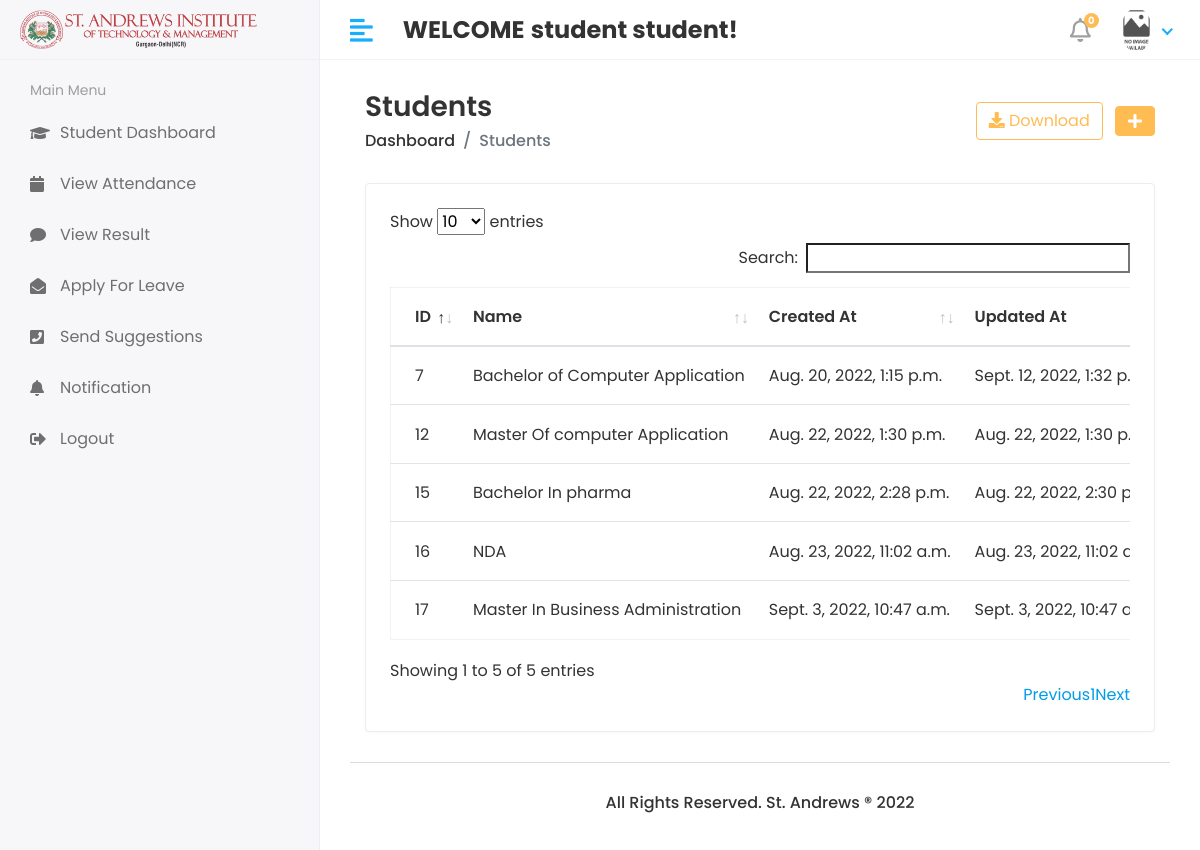
/hod/course/View (signed in), run on the app's committed database.
### work/models.py (models this page shows, shortened)
class CustomUser(AbstractUser):
    USER = (
        (1, 'HOD'),
        (2, 'STAFF'),
        (3, 'STUDENT'),
    )
    user_type = models.CharField(choices=USER, max_length=50, default=1)
    profile_pic = models.ImageField(upload_to='media/profile_pic')

class Course(models.Model):
    name = models.CharField(max_length=100)
    created_at = models.DateTimeField(auto_now_add=True)
    updated_at = models.DateTimeField(auto_now=True)

### student_management_system/hod_views.py (the view)
# urls.py: path('hod/course/View',hod_views.VIEW_COURSE,name='view course'),
@login_required(login_url='/')
def VIEW_COURSE(request):
    course = Course.objects.all()
    context = {
        'course': course
    }
    return render(request, 'hod/view course.html', context)

### template/hod/view course.html (shortened to what this page needs)
{% extends 'base.html' %}
{% block content%}
    <div class="content container-fluid">
               <div class="page-header">
                  <div class="row align-items-center">
                     <div class="col">
                        <h3 class="page-title">Students</h3>
                        <ul class="breadcrumb">
                           <li class="breadcrumb-item"><a href="{% url 'hod_home' %}">Dashboard</a></li>
                           <li class="breadcrumb-item active">Students</li>
                        </ul>
                     </div>
                     <div class="col-auto text-right float-right ml-auto">
                        <a href="#" class="btn btn-outline-primary mr-2"><i class="fas fa-download"></i> Download</a>
                        <a href="add-student.html" class="btn btn-primary"><i class="fas fa-plus"></i></a>
                     </div>
                  </div>
               </div>
               <div class="row">
                  <div class="col-sm-12">
                     <div class="card card-table">
                        <div class="card-body">
                           <div class="table-responsive">
                              <table id="table_id" class="table table-hover table-center mb-0 datatable">
                                 <thead>
                                    <tr>
                                       <th>ID</th>
                                       <th>Name</th>
                                       <th>Created At</th>
                                        <th>Updated At</th>
                                    </tr>
                                 </thead>
                                 <tbody>
                                 {% for i in course %}
                                    <tr>
                                       <td>{{i.id}}</td>
                                       <td>{{i.name}}</td>
                                       <td>{{i.created_at}}</td>
                                       <td>{{i.updated_at}}</td>
                                    </tr>
                                 {% endfor  %}
                                 </tbody>
                              </table>
                           </div>
                        </div>
                     </div>
                  </div>
               </div>
            </div>
{% endblock %}

### template/base.html (shortened to what this page needs)
<html lang="en">
{% load static %}
   <head>
      <link rel="stylesheet" href="{% static 'assets/plugins/bootstrap/css/bootstrap.min.css' %}">
      <link rel="stylesheet" href="{% static 'assets/plugins/fontawesome/css/fontawesome.min.css' %}">
      <link rel="stylesheet" href="{% static 'assets/plugins/fontawesome/css/all.min.css' %}">
      <link rel="stylesheet" href="{% static 'assets/css/style.css' %}">
       <link rel="stylesheet" href="{% static 'assets/plugins/datatables/datatables.min.css' %}">
   </head>
   <body>
     <div class="main-wrapper">
         {% include 'include/header.html' %}
         {% include 'include/side bar.html' %}
<div class="page-wrapper">
     <div class="content container-fluid">
         {% block content %}
         {% endblock %}
         {% include 'include/footer.html' %}
        </div>
     </div>
   </body>
</html>

### template/include/header.html (shortened to what this page needs)
{% load static %}
 <div class="header">
            <div class="header-left">
               <a href="index.html" class="logo">
               <img src="{% static 'assets/img/saitm.png' %}" alt="Logo">
               </a>
            </div>
            <a href="javascript:void(0);" id="toggle_btn">
            <i class="fas fa-align-left"></i>
            </a>
            <div class="top-nav-search mt-3">
               <h4><strong>WELCOME</strong> <b><span>{{user.first_name}} {{user.last_name}}!</span></b> </h4>
            </div>
            <ul class="nav user-menu">
               <li class="nav-item dropdown noti-dropdown">
                  <a href="#" class="dropdown-toggle nav-link" data-toggle="dropdown">
                  <i class="far fa-bell"></i> <span class="badge badge-pill">0</span>
                  </a>
               </li>
               <li class="nav-item dropdown has-arrow">
                  <a href="#" class="dropdown-toggle nav-link" data-toggle="dropdown">
                  {% if user.profile_pic == "" %}
                  <span class="user-img"><img class="rounded-circle" src="{% static 'assets/img/no_image.jpg' %}" width="31" alt="User"></span>
                  {% else %}
                  <span class="user-img"><img class="rounded-circle" src="/{{user.profile_pic}}" width="31" alt="User"></span>
                  {% endif %}
                  </a>
               </li>
            </ul>
         </div>

### template/include/side bar.html (shortened to what this page needs)
{% load static %}
<div class="sidebar" id="sidebar">
            <div class="sidebar-inner slimscroll">
               <div id="sidebar-menu" class="sidebar-menu">
                  {% if user.user_type == '1' %}
                  <ul>
                     <li class="menu-title">
                        <span>Main Menu</span>
                     </li>
                     <li class="">
                        <a href="{% url 'hod_home' %}"><i class="fas fa-holly-berry"></i> <span>Dashboard</span></a>
                     </li>
                     <li>
                     <li class="submenu">
                        <a href="#"><i class="fas fa-user-graduate"></i> <span>Student</span> <span class="menu-arrow"></span></a>
                        <ul>
                           <li><a href="{% url 'add_student' %}">Add Student</a></li>
                           <li><a href="{% url 'view student' %}">View Student</a></li>
                        </ul>
                     </li>
                     <li class="submenu">
                        <a href="#"><i class="fas fa-chalkboard-teacher"></i> <span> Staff</span> <span class="menu-arrow"></span></a>
                        <ul>
                           <li><a href="{% url 'add staff' %}">Add Staff</a></li>
                           <li><a href="{% url 'view staff' %}">View Staff</a></li>
                        </ul>
                     </li>
                     <li class="submenu">
                        <a href="#"><i  class="fa fa-graduation-cap"></i> <span> Course </span> <span class="menu-arrow"></span></a>
                        <ul>
                           <li><a href="{% url 'add course' %}">ADD COURSE</a></li>
                           <li><a href="{% url 'view course' %}">VIEW COURSE</a></li>
                        </ul>
                     </li>
                     <li class="submenu">
                        <a href="#"><i class="fa fa-book"></i> <span>Subjects</span> <span class="menu-arrow"></span></a>
                        <ul>
                           <li><a href="{% url 'add subject' %}">Add Subject</a></li>
                           <li><a href="{% url 'view subject' %}">View Subject</a></li>
                        </ul>
                     </li>
                      <li class="submenu">
                        <a href="#"><i class="fa fa-clock"></i> <span>Session</span> <span class="menu-arrow"></span></a>
                        <ul>
                           <li><a href="{% url 'add session' %}">Add Session</a></li>
                           <li><a href="{% url 'view session' %}">View Session</a></li>
                        </ul>
                     </li>
                     <li>
                        <a href="{% url 'hod_view_attendance' %}"><i class="fa fa-bell"></i> <span>View Attendance</span></a>
                     </li>
                     <li>
                        <a href="{% url 'staff_send_notification' %}"><i class="fa fa-bell"></i> <span>Send Staff Notification</span></a>
                     </li>
                     <li>
                        <a href="{% url 'send_student_notification' %}"><i class="fa fa-calendar"></i> <span>Send Student Notification</span></a>
                     </li>
                     <li>
                        <a href="{% url 'staff_feedback_reply' %}"><i class="fas fa-comments"></i> <span>Staff Feedback</span></a>
                     </li>
                     <li>
                        <a href="{% url 'getting_student_feedback' %}"><i class="fas fa-comments"></i> <span>Student Feedback</span></a>
                     </li>
                     <li>
                        <a href="{% url 'staff_leave' %}"><i class="fas fa-envelope"></i> <span>Staff leave</span></a>
                     </li>
                     <li>
                        <a href="{% url 'student_leave_View' %}"><i class="fas fa-envelope"></i> <span>Student Leave</span></a>
                     </li>
                     <li>
                        <a href="{% url 'logout' %}"> <i class="fas fa-sign-out-alt"></i> <span>Logout</span></a>
                     </li>
                  </ul>
                     {% else %}
                   <ul>
                      <li class="menu-title">
                        <span>Main Menu</span>
                     </li>
                      <li class="">
                        <a href="{% url 'student_home' %}"><i class="fa fa-graduation-cap"></i> <span>Student Dashboard</span></a>
                     </li>
                      <li class="">
                         <a href="{% url 'view_attendance' %}"><i class="fa fa-calendar" aria-hidden="true"></i> <span>View Attendance</span></a>
                      </li>
                      <li class="">
                         <a href="{% url 'view_result' %}"><i class="fa fa-comment" aria-hidden="true"></i> <span>View Result</span></a>
                      </li>
                      <li class="">
                         <a href="{% url 'Student_leave_application' %}"><i class="fas fa-envelope-open" aria-hidden="true"></i> <span>Apply For Leave</span></a>
                      </li>
                      <li class="">
                         <a href="{% url 'student_feedback' %}"><i class="fa fa-phone-square"></i> <span>Send Suggestions</span></a>
                      </li>
                      <li class="">
                         <a href="{% url 'student_notification' %}"><i class="fa fa-bell"></i> <span>Notification</span></a>
                      </li>
                      <li>
                        <a href="{% url 'logout' %}"> <i class="fas fa-sign-out-alt"></i> <span>Logout</span></a>
                     </li>
                   </ul>
                  {% endif %}
               </div>
            </div>
</div>

### template/include/footer.html
{% load static %}
<footer>
    <h6 style="text-align:center" >All Rights Reserved. St. Andrews ® 2022</h6>
</footer>

### data on the page
CustomUser: first_name "student", last_name "student", profile_pic (placeholder picture)
Course: id "7", name "Bachelor of Computer Application", created_at "Aug. 20, 2022, 1:15 p.m.", updated_at "Sept. 12, 2022, 1:32…"
Course: id "12", name "Master Of computer Application", created_at "Aug. 22, 2022, 1:30 p.m.", updated_at "Aug. 22, 2022, 1:30…"
Course: id "15", name "Bachelor In pharma", created_at "Aug. 22, 2022, 2:28 p.m.", updated_at "Aug. 22, 2022, 2:30…"
Course: id "16", name "NDA", created_at "Aug. 23, 2022, 11:02 a.m.", updated_at "Aug. 23, 2022, 11:02…"
Course: id "17", name "Master In Business Administration", created_at "Sept. 3, 2022, 10:47 a.m.", updated_at "Sept. 3, 2022, 10:47…"
